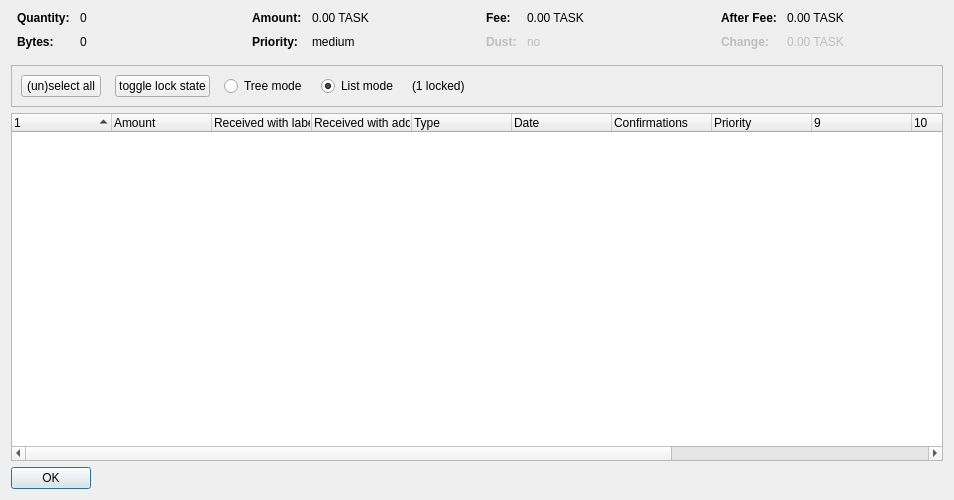
<?xml version="1.0" encoding="UTF-8"?>
<ui version="4.0">
 <class>CoinControlDialog</class>
 <widget class="QDialog" name="CoinControlDialog">
  <property name="geometry">
   <rect>
    <x>0</x>
    <y>0</y>
    <width>954</width>
    <height>500</height>
   </rect>
  </property>
  <property name="windowTitle">
   <string>Coin Selection</string>
  </property>
  <layout class="QVBoxLayout" name="verticalLayout">
   <item>
    <layout class="QHBoxLayout" name="horizontalLayoutTop" stretch="0,0,0,0">
     <property name="topMargin">
      <number>0</number>
     </property>
     <property name="bottomMargin">
      <number>10</number>
     </property>
     <item>
      <layout class="QFormLayout" name="formLayoutCoinControl1">
       <property name="horizontalSpacing">
        <number>10</number>
       </property>
       <property name="verticalSpacing">
        <number>10</number>
       </property>
       <property name="leftMargin">
        <number>6</number>
       </property>
       <property name="rightMargin">
        <number>6</number>
       </property>
       <item row="0" column="0">
        <widget class="QLabel" name="labelCoinControlQuantityText">
         <property name="font">
          <font>
           <weight>75</weight>
           <bold>true</bold>
          </font>
         </property>
         <property name="text">
          <string>Quantity:</string>
         </property>
        </widget>
       </item>
       <item row="0" column="1">
        <widget class="QLabel" name="labelCoinControlQuantity">
         <property name="cursor">
          <cursorShape>IBeamCursor</cursorShape>
         </property>
         <property name="contextMenuPolicy">
          <enum>Qt::ActionsContextMenu</enum>
         </property>
         <property name="text">
          <string notr="true">0</string>
         </property>
         <property name="textInteractionFlags">
          <set>Qt::LinksAccessibleByMouse|Qt::TextSelectableByKeyboard|Qt::TextSelectableByMouse</set>
         </property>
        </widget>
       </item>
       <item row="1" column="0">
        <widget class="QLabel" name="labelCoinControlBytesText">
         <property name="font">
          <font>
           <weight>75</weight>
           <bold>true</bold>
          </font>
         </property>
         <property name="text">
          <string>Bytes:</string>
         </property>
        </widget>
       </item>
       <item row="1" column="1">
        <widget class="QLabel" name="labelCoinControlBytes">
         <property name="cursor">
          <cursorShape>IBeamCursor</cursorShape>
         </property>
         <property name="contextMenuPolicy">
          <enum>Qt::ActionsContextMenu</enum>
         </property>
         <property name="text">
          <string notr="true">0</string>
         </property>
         <property name="textInteractionFlags">
          <set>Qt::LinksAccessibleByMouse|Qt::TextSelectableByKeyboard|Qt::TextSelectableByMouse</set>
         </property>
        </widget>
       </item>
      </layout>
     </item>
     <item>
      <layout class="QFormLayout" name="formLayoutCoinControl2">
       <property name="horizontalSpacing">
        <number>10</number>
       </property>
       <property name="verticalSpacing">
        <number>10</number>
       </property>
       <property name="leftMargin">
        <number>6</number>
       </property>
       <property name="rightMargin">
        <number>6</number>
       </property>
       <item row="0" column="0">
        <widget class="QLabel" name="labelCoinControlAmountText">
         <property name="font">
          <font>
           <weight>75</weight>
           <bold>true</bold>
          </font>
         </property>
         <property name="text">
          <string>Amount:</string>
         </property>
        </widget>
       </item>
       <item row="0" column="1">
        <widget class="QLabel" name="labelCoinControlAmount">
         <property name="cursor">
          <cursorShape>IBeamCursor</cursorShape>
         </property>
         <property name="contextMenuPolicy">
          <enum>Qt::ActionsContextMenu</enum>
         </property>
         <property name="text">
          <string notr="true">0.00 TASK</string>
         </property>
         <property name="textInteractionFlags">
          <set>Qt::LinksAccessibleByMouse|Qt::TextSelectableByKeyboard|Qt::TextSelectableByMouse</set>
         </property>
        </widget>
       </item>
       <item row="1" column="0">
        <widget class="QLabel" name="labelCoinControlPriorityText">
         <property name="font">
          <font>
           <weight>75</weight>
           <bold>true</bold>
          </font>
         </property>
         <property name="text">
          <string>Priority:</string>
         </property>
        </widget>
       </item>
       <item row="1" column="1">
        <widget class="QLabel" name="labelCoinControlPriority">
         <property name="cursor">
          <cursorShape>IBeamCursor</cursorShape>
         </property>
         <property name="contextMenuPolicy">
          <enum>Qt::ActionsContextMenu</enum>
         </property>
         <property name="text">
          <string>medium</string>
         </property>
         <property name="textInteractionFlags">
          <set>Qt::LinksAccessibleByMouse|Qt::TextSelectableByKeyboard|Qt::TextSelectableByMouse</set>
         </property>
        </widget>
       </item>
      </layout>
     </item>
     <item>
      <layout class="QFormLayout" name="formLayoutCoinControl3">
       <property name="horizontalSpacing">
        <number>10</number>
       </property>
       <property name="verticalSpacing">
        <number>10</number>
       </property>
       <property name="leftMargin">
        <number>6</number>
       </property>
       <property name="rightMargin">
        <number>6</number>
       </property>
       <item row="0" column="0">
        <widget class="QLabel" name="labelCoinControlFeeText">
         <property name="font">
          <font>
           <weight>75</weight>
           <bold>true</bold>
          </font>
         </property>
         <property name="text">
          <string>Fee:</string>
         </property>
        </widget>
       </item>
       <item row="0" column="1">
        <widget class="QLabel" name="labelCoinControlFee">
         <property name="cursor">
          <cursorShape>IBeamCursor</cursorShape>
         </property>
         <property name="contextMenuPolicy">
          <enum>Qt::ActionsContextMenu</enum>
         </property>
         <property name="text">
          <string notr="true">0.00 TASK</string>
         </property>
         <property name="textInteractionFlags">
          <set>Qt::LinksAccessibleByMouse|Qt::TextSelectableByKeyboard|Qt::TextSelectableByMouse</set>
         </property>
        </widget>
       </item>
       <item row="1" column="0">
        <widget class="QLabel" name="labelCoinControlLowOutputText">
         <property name="enabled">
          <bool>false</bool>
         </property>
         <property name="font">
          <font>
           <weight>75</weight>
           <bold>true</bold>
          </font>
         </property>
         <property name="text">
          <string>Dust:</string>
         </property>
        </widget>
       </item>
       <item row="1" column="1">
        <widget class="QLabel" name="labelCoinControlLowOutput">
         <property name="enabled">
          <bool>false</bool>
         </property>
         <property name="cursor">
          <cursorShape>IBeamCursor</cursorShape>
         </property>
         <property name="contextMenuPolicy">
          <enum>Qt::ActionsContextMenu</enum>
         </property>
         <property name="text">
          <string>no</string>
         </property>
         <property name="textInteractionFlags">
          <set>Qt::LinksAccessibleByMouse|Qt::TextSelectableByKeyboard|Qt::TextSelectableByMouse</set>
         </property>
        </widget>
       </item>
      </layout>
     </item>
     <item>
      <layout class="QFormLayout" name="formLayoutCoinControl4">
       <property name="horizontalSpacing">
        <number>10</number>
       </property>
       <property name="verticalSpacing">
        <number>10</number>
       </property>
       <property name="leftMargin">
        <number>6</number>
       </property>
       <property name="rightMargin">
        <number>6</number>
       </property>
       <item row="0" column="0">
        <widget class="QLabel" name="labelCoinControlAfterFeeText">
         <property name="font">
          <font>
           <weight>75</weight>
           <bold>true</bold>
          </font>
         </property>
         <property name="text">
          <string>After Fee:</string>
         </property>
        </widget>
       </item>
       <item row="0" column="1">
        <widget class="QLabel" name="labelCoinControlAfterFee">
         <property name="cursor">
          <cursorShape>IBeamCursor</cursorShape>
         </property>
         <property name="contextMenuPolicy">
          <enum>Qt::ActionsContextMenu</enum>
         </property>
         <property name="text">
          <string notr="true">0.00 TASK</string>
         </property>
         <property name="textInteractionFlags">
          <set>Qt::LinksAccessibleByMouse|Qt::TextSelectableByKeyboard|Qt::TextSelectableByMouse</set>
         </property>
        </widget>
       </item>
       <item row="1" column="0">
        <widget class="QLabel" name="labelCoinControlChangeText">
         <property name="enabled">
          <bool>false</bool>
         </property>
         <property name="font">
          <font>
           <weight>75</weight>
           <bold>true</bold>
          </font>
         </property>
         <property name="text">
          <string>Change:</string>
         </property>
        </widget>
       </item>
       <item row="1" column="1">
        <widget class="QLabel" name="labelCoinControlChange">
         <property name="enabled">
          <bool>false</bool>
         </property>
         <property name="cursor">
          <cursorShape>IBeamCursor</cursorShape>
         </property>
         <property name="contextMenuPolicy">
          <enum>Qt::ActionsContextMenu</enum>
         </property>
         <property name="text">
          <string notr="true">0.00 TASK</string>
         </property>
         <property name="textInteractionFlags">
          <set>Qt::LinksAccessibleByMouse|Qt::TextSelectableByKeyboard|Qt::TextSelectableByMouse</set>
         </property>
        </widget>
       </item>
      </layout>
     </item>
    </layout>
   </item>
   <item>
    <widget class="QFrame" name="frame">
     <property name="minimumSize">
      <size>
       <width>0</width>
       <height>40</height>
      </size>
     </property>
     <property name="frameShape">
      <enum>QFrame::StyledPanel</enum>
     </property>
     <property name="frameShadow">
      <enum>QFrame::Sunken</enum>
     </property>
     <layout class="QHBoxLayout" name="horizontalLayout">
      <item>
       <layout class="QHBoxLayout" name="horizontalLayoutPanel" stretch="0,0,0,0,0,0">
        <property name="spacing">
         <number>14</number>
        </property>
        <item>
         <widget class="QPushButton" name="pushButtonSelectAll">
          <property name="sizePolicy">
           <sizepolicy hsizetype="Maximum" vsizetype="Fixed">
            <horstretch>0</horstretch>
            <verstretch>0</verstretch>
           </sizepolicy>
          </property>
          <property name="text">
           <string>(un)select all</string>
          </property>
          <property name="autoDefault">
           <bool>false</bool>
          </property>
         </widget>
        </item>
        <item>
         <widget class="QPushButton" name="pushButtonToggleLock">
          <property name="sizePolicy">
           <sizepolicy hsizetype="Maximum" vsizetype="Fixed">
            <horstretch>0</horstretch>
            <verstretch>0</verstretch>
           </sizepolicy>
          </property>
          <property name="text">
           <string>toggle lock state</string>
          </property>
          <property name="autoDefault">
           <bool>false</bool>
          </property>
         </widget>
        </item>
        <item>
         <widget class="QRadioButton" name="radioTreeMode">
          <property name="sizePolicy">
           <sizepolicy hsizetype="Maximum" vsizetype="Fixed">
            <horstretch>0</horstretch>
            <verstretch>0</verstretch>
           </sizepolicy>
          </property>
          <property name="text">
           <string>Tree mode</string>
          </property>
         </widget>
        </item>
        <item>
         <widget class="QRadioButton" name="radioListMode">
          <property name="sizePolicy">
           <sizepolicy hsizetype="Maximum" vsizetype="Fixed">
            <horstretch>0</horstretch>
            <verstretch>0</verstretch>
           </sizepolicy>
          </property>
          <property name="text">
           <string>List mode</string>
          </property>
          <property name="checked">
           <bool>true</bool>
          </property>
         </widget>
        </item>
        <item>
         <widget class="QLabel" name="labelLocked">
          <property name="text">
           <string>(1 locked)</string>
          </property>
         </widget>
        </item>
        <item>
         <spacer name="horizontalSpacer">
          <property name="orientation">
           <enum>Qt::Horizontal</enum>
          </property>
          <property name="sizeHint" stdset="0">
           <size>
            <width>40</width>
            <height>20</height>
           </size>
          </property>
         </spacer>
        </item>
       </layout>
      </item>
     </layout>
    </widget>
   </item>
   <item>
    <widget class="CoinControlTreeWidget" name="treeWidget">
     <property name="contextMenuPolicy">
      <enum>Qt::CustomContextMenu</enum>
     </property>
     <property name="sortingEnabled">
      <bool>false</bool>
     </property>
     <property name="columnCount">
      <number>13</number>
     </property>
     <attribute name="headerShowSortIndicator" stdset="0">
      <bool>true</bool>
     </attribute>
     <attribute name="headerStretchLastSection">
      <bool>false</bool>
     </attribute>
     <column>
      <property name="text">
       <string/>
      </property>
     </column>
     <column>
      <property name="text">
       <string>Amount</string>
      </property>
     </column>
     <column>
      <property name="text">
       <string>Received with label</string>
      </property>
     </column>
     <column>
      <property name="text">
       <string>Received with address</string>
      </property>
     </column>
     <column>
      <property name="text">
       <string>Type</string>
      </property>
     </column>
     <column>
      <property name="text">
       <string>Date</string>
      </property>
     </column>
     <column>
      <property name="text">
       <string>Confirmations</string>
      </property>
      <property name="toolTip">
       <string>Confirmed</string>
      </property>
     </column>
     <column>
      <property name="text">
       <string>Priority</string>
      </property>
     </column>
     <column>
      <property name="text">
       <string/>
      </property>
     </column>
     <column>
      <property name="text">
       <string/>
      </property>
     </column>
     <column>
      <property name="text">
       <string/>
      </property>
     </column>
     <column>
      <property name="text">
       <string/>
      </property>
     </column>
     <column>
      <property name="text">
       <string/>
      </property>
     </column>
    </widget>
   </item>
   <item>
    <widget class="QDialogButtonBox" name="buttonBox">
     <property name="sizePolicy">
      <sizepolicy hsizetype="Maximum" vsizetype="Fixed">
       <horstretch>0</horstretch>
       <verstretch>0</verstretch>
      </sizepolicy>
     </property>
     <property name="orientation">
      <enum>Qt::Horizontal</enum>
     </property>
     <property name="standardButtons">
      <set>QDialogButtonBox::Ok</set>
     </property>
    </widget>
   </item>
  </layout>
 </widget>
 <customwidgets>
  <customwidget>
   <class>CoinControlTreeWidget</class>
   <extends>QTreeWidget</extends>
   <header>coincontroltreewidget.h</header>
  </customwidget>
 </customwidgets>
 <resources/>
 <connections/>
</ui>
